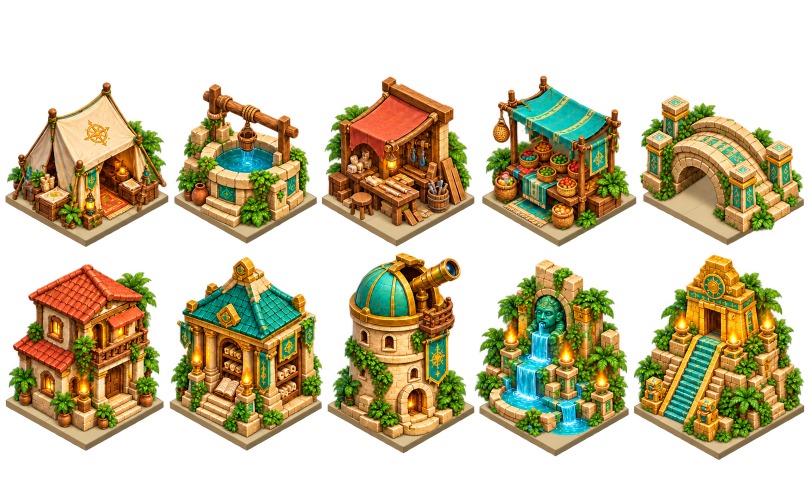
#> input picture games/relic-rush/art/isometric-trial/buildings-2to1-v1.png, 1619 x 971 px (shown at 1/2 size); its folder holds 2 pictures in this run
$ python measure_foundations.py
#> lines starting #> are read from the running program, lines starting #| are printed output that depends on the picture
"""Measure sampled lower-left slab edges; diagnostic, not an asset acceptance test.

Fits the bottom opaque silhouette in a clear span of each slab. It does not
validate the opposite edge, masonry, roof, or actual building ground pivot.
"""
import json
from pathlib import Path
from PIL import Image

HERE = Path(__file__).resolve().parent
result = {"target_slope": 0.5, "alpha_threshold": 200,
          "sample_x": "requested equal-width cell left +30 through +124 pixels",
          "method": "least-squares fit of bottom opaque silhouette; sampled lower-left slab edge only",
          "versions": {}}
for version in ('v1', 'v2'):
    im = Image.open(HERE / f'buildings-2to1-{version}.png')
#> im is the input picture: PIL image 1619x971 RGBA; mean R, G, B, A 72, 62.3, 28.3, 116.3
    alpha = im.getchannel('A')
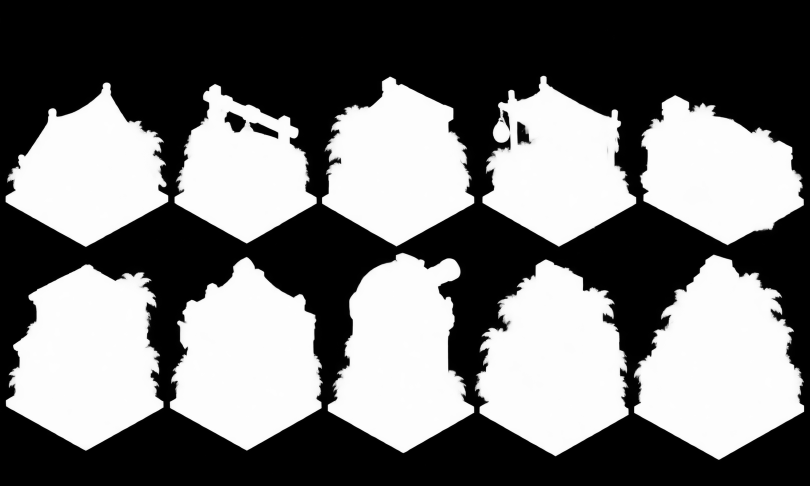
#> alpha: PIL image 1619x971 L (shown at 1/2 size); min 0, max 255, mean 116.3
    slopes = []
    for i in range(10):
        x0 = round(i % 5 * im.width / 5)
        y0 = round(i // 5 * im.height / 2)
        y1 = round((i // 5 + 1) * im.height / 2)
        pts = []
        for x in range(x0 + 30, x0 + 125):
            ys = [y for y in range(y0, y1) if alpha.getpixel((x, y)) > 200]
            if ys:
                pts.append((x, max(ys)))
        n = len(pts)
        sx, sy = sum(x for x, y in pts), sum(y for x, y in pts)
        slope = (n * sum(x * y for x, y in pts) - sx * sy) / (n * sum(x * x for x, y in pts) - sx * sx)
        slopes.append(round(slope, 4))
#> after the loop, slopes = [0.56, 0.561, 0.574, 0.571, 0.531, 0.558, 0.555, 0.562, 0.566, 0.556]
    result['versions'][version] = slopes
#> pass 2 of the loop `for version in ('v1', 'v2'):`:
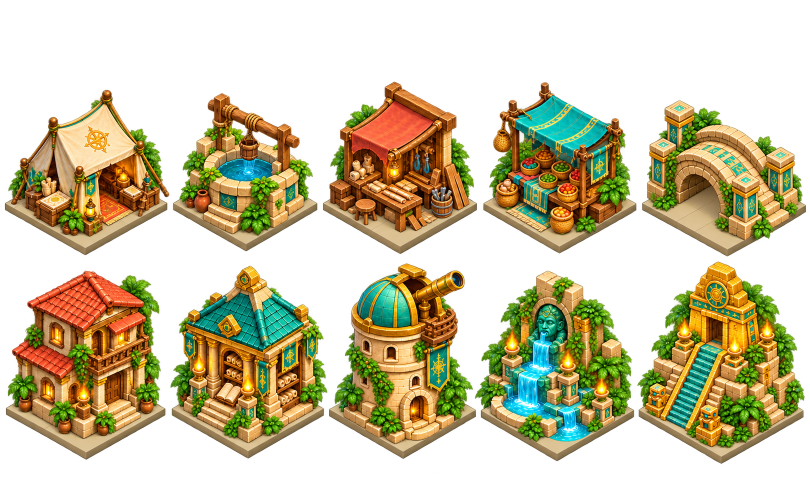
#> input picture games/relic-rush/art/isometric-trial/buildings-2to1-v2.png, 1619 x 971 px (shown at 1/2 size)
#> im is the input picture: PIL image 1619x971 RGBA; mean R, G, B, A 70.3, 62.9, 29.2, 116.2
#> `alpha = im.getchannel('A')`:
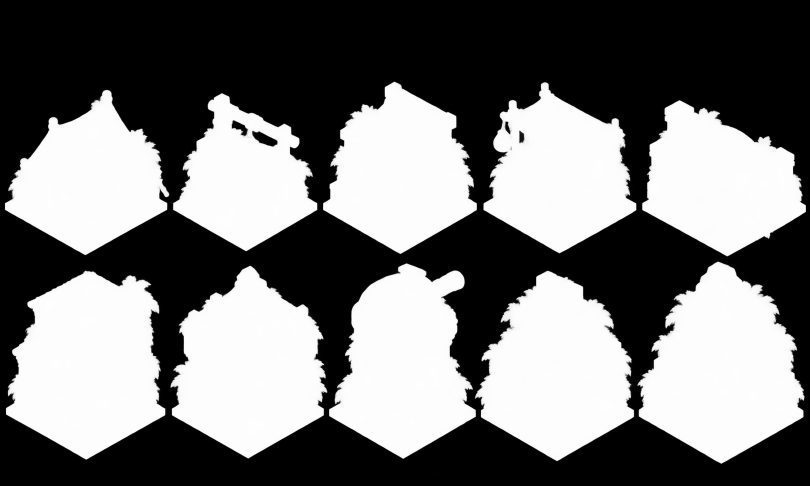
#> alpha: PIL image 1619x971 L (shown at 1/2 size); min 0, max 255, mean 116.2
#> after the loop `for i in range(10):`: slopes = [0.565, 0.572, 0.556, 0.545, 0.518, 0.56, 0.568, 0.578, 0.582, 0.58]
(HERE / 'measurements.json').write_text(json.dumps(result, indent=2) + '\n')
print(json.dumps(result, indent=2))
#> (printed output is left out)
